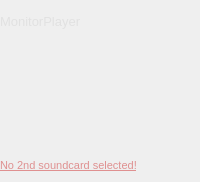
            <widget class="QFrame" name="fraMonitorDown">
             <property name="frameShape">
              <enum>QFrame::Shape::NoFrame</enum>
             </property>
             <property name="frameShadow">
              <enum>QFrame::Shadow::Raised</enum>
             </property>
             <layout class="QVBoxLayout" name="verticalLayout_4">
              <property name="spacing">
               <number>0</number>
              </property>
              <property name="leftMargin">
               <number>0</number>
              </property>
              <property name="topMargin">
               <number>0</number>
              </property>
              <property name="rightMargin">
               <number>0</number>
              </property>
              <property name="bottomMargin">
               <number>0</number>
              </property>
              <item>
               <widget class="QLabel" name="lblMonitorArtist">
                <property name="font">
                 <font>
                  <bold>true</bold>
                 </font>
                </property>
                <property name="text">
                 <string/>
                </property>
               </widget>
              </item>
              <item>
               <widget class="QLabel" name="lblMonitorTrack">
                <property name="palette">
                 <palette>
                  <active>
                   <colorrole role="WindowText">
                    <brush brushstyle="SolidPattern">
                     <color alpha="255">
                      <red>225</red>
                      <green>225</green>
                      <blue>225</blue>
                     </color>
                    </brush>
                   </colorrole>
                   <colorrole role="Button">
                    <brush brushstyle="RadialGradientPattern">
                     <gradient centralx="0.500000000000000" centraly="-1.800000000000000" focalx="0.500000000000000" focaly="0.000000000000000" radius="2.000000000000000" type="RadialGradient" spread="PadSpread" coordinatemode="ObjectBoundingMode">
                      <gradientstop position="0.000000000000000">
                       <color alpha="255">
                        <red>154</red>
                        <green>169</green>
                        <blue>190</blue>
                       </color>
                      </gradientstop>
                      <gradientstop position="1.000000000000000">
                       <color alpha="255">
                        <red>41</red>
                        <green>56</green>
                        <blue>89</blue>
                       </color>
                      </gradientstop>
                     </gradient>
                    </brush>
                   </colorrole>
                   <colorrole role="Text">
                    <brush brushstyle="SolidPattern">
                     <color alpha="255">
                      <red>225</red>
                      <green>225</green>
                      <blue>225</blue>
                     </color>
                    </brush>
                   </colorrole>
                   <colorrole role="ButtonText">
                    <brush brushstyle="SolidPattern">
                     <color alpha="255">
                      <red>225</red>
                      <green>225</green>
                      <blue>225</blue>
                     </color>
                    </brush>
                   </colorrole>
                   <colorrole role="Base">
                    <brush brushstyle="RadialGradientPattern">
                     <gradient centralx="0.500000000000000" centraly="-1.800000000000000" focalx="0.500000000000000" focaly="0.000000000000000" radius="2.000000000000000" type="RadialGradient" spread="PadSpread" coordinatemode="ObjectBoundingMode">
                      <gradientstop position="0.000000000000000">
                       <color alpha="255">
                        <red>154</red>
                        <green>169</green>
                        <blue>190</blue>
                       </color>
                      </gradientstop>
                      <gradientstop position="1.000000000000000">
                       <color alpha="255">
                        <red>41</red>
                        <green>56</green>
                        <blue>89</blue>
                       </color>
                      </gradientstop>
                     </gradient>
                    </brush>
                   </colorrole>
                   <colorrole role="Window">
                    <brush brushstyle="RadialGradientPattern">
                     <gradient centralx="0.500000000000000" centraly="-1.800000000000000" focalx="0.500000000000000" focaly="0.000000000000000" radius="2.000000000000000" type="RadialGradient" spread="PadSpread" coordinatemode="ObjectBoundingMode">
                      <gradientstop position="0.000000000000000">
                       <color alpha="255">
                        <red>154</red>
                        <green>169</green>
                        <blue>190</blue>
                       </color>
                      </gradientstop>
                      <gradientstop position="1.000000000000000">
                       <color alpha="255">
                        <red>41</red>
                        <green>56</green>
                        <blue>89</blue>
                       </color>
                      </gradientstop>
                     </gradient>
                    </brush>
                   </colorrole>
                   <colorrole role="PlaceholderText">
                    <brush brushstyle="SolidPattern">
                     <color alpha="128">
                      <red>225</red>
                      <green>225</green>
                      <blue>225</blue>
                     </color>
                    </brush>
                   </colorrole>
                  </active>
                  <inactive>
                   <colorrole role="WindowText">
                    <brush brushstyle="SolidPattern">
                     <color alpha="255">
                      <red>225</red>
                      <green>225</green>
                      <blue>225</blue>
                     </color>
                    </brush>
                   </colorrole>
                   <colorrole role="Button">
                    <brush brushstyle="RadialGradientPattern">
                     <gradient centralx="0.500000000000000" centraly="-1.800000000000000" focalx="0.500000000000000" focaly="0.000000000000000" radius="2.000000000000000" type="RadialGradient" spread="PadSpread" coordinatemode="ObjectBoundingMode">
                      <gradientstop position="0.000000000000000">
                       <color alpha="255">
                        <red>154</red>
                        <green>169</green>
                        <blue>190</blue>
                       </color>
                      </gradientstop>
                      <gradientstop position="1.000000000000000">
                       <color alpha="255">
                        <red>41</red>
                        <green>56</green>
                        <blue>89</blue>
                       </color>
                      </gradientstop>
                     </gradient>
                    </brush>
                   </colorrole>
                   <colorrole role="Text">
                    <brush brushstyle="SolidPattern">
                     <color alpha="255">
                      <red>225</red>
                      <green>225</green>
                      <blue>225</blue>
                     </color>
                    </brush>
                   </colorrole>
                   <colorrole role="ButtonText">
                    <brush brushstyle="SolidPattern">
                     <color alpha="255">
                      <red>225</red>
                      <green>225</green>
                      <blue>225</blue>
                     </color>
                    </brush>
                   </colorrole>
                   <colorrole role="Base">
                    <brush brushstyle="RadialGradientPattern">
                     <gradient centralx="0.500000000000000" centraly="-1.800000000000000" focalx="0.500000000000000" focaly="0.000000000000000" radius="2.000000000000000" type="RadialGradient" spread="PadSpread" coordinatemode="ObjectBoundingMode">
                      <gradientstop position="0.000000000000000">
                       <color alpha="255">
                        <red>154</red>
                        <green>169</green>
                        <blue>190</blue>
                       </color>
                      </gradientstop>
                      <gradientstop position="1.000000000000000">
                       <color alpha="255">
                        <red>41</red>
                        <green>56</green>
                        <blue>89</blue>
                       </color>
                      </gradientstop>
                     </gradient>
                    </brush>
                   </colorrole>
                   <colorrole role="Window">
                    <brush brushstyle="RadialGradientPattern">
                     <gradient centralx="0.500000000000000" centraly="-1.800000000000000" focalx="0.500000000000000" focaly="0.000000000000000" radius="2.000000000000000" type="RadialGradient" spread="PadSpread" coordinatemode="ObjectBoundingMode">
                      <gradientstop position="0.000000000000000">
                       <color alpha="255">
                        <red>154</red>
                        <green>169</green>
                        <blue>190</blue>
                       </color>
                      </gradientstop>
                      <gradientstop position="1.000000000000000">
                       <color alpha="255">
                        <red>41</red>
                        <green>56</green>
                        <blue>89</blue>
                       </color>
                      </gradientstop>
                     </gradient>
                    </brush>
                   </colorrole>
                   <colorrole role="PlaceholderText">
                    <brush brushstyle="SolidPattern">
                     <color alpha="128">
                      <red>225</red>
                      <green>225</green>
                      <blue>225</blue>
                     </color>
                    </brush>
                   </colorrole>
                  </inactive>
                  <disabled>
                   <colorrole role="WindowText">
                    <brush brushstyle="SolidPattern">
                     <color alpha="255">
                      <red>225</red>
                      <green>225</green>
                      <blue>225</blue>
                     </color>
                    </brush>
                   </colorrole>
                   <colorrole role="Button">
                    <brush brushstyle="RadialGradientPattern">
                     <gradient centralx="0.500000000000000" centraly="-1.800000000000000" focalx="0.500000000000000" focaly="0.000000000000000" radius="2.000000000000000" type="RadialGradient" spread="PadSpread" coordinatemode="ObjectBoundingMode">
                      <gradientstop position="0.000000000000000">
                       <color alpha="255">
                        <red>154</red>
                        <green>169</green>
                        <blue>190</blue>
                       </color>
                      </gradientstop>
                      <gradientstop position="1.000000000000000">
                       <color alpha="255">
                        <red>41</red>
                        <green>56</green>
                        <blue>89</blue>
                       </color>
                      </gradientstop>
                     </gradient>
                    </brush>
                   </colorrole>
                   <colorrole role="Text">
                    <brush brushstyle="SolidPattern">
                     <color alpha="255">
                      <red>225</red>
                      <green>225</green>
                      <blue>225</blue>
                     </color>
                    </brush>
                   </colorrole>
                   <colorrole role="ButtonText">
                    <brush brushstyle="SolidPattern">
                     <color alpha="255">
                      <red>225</red>
                      <green>225</green>
                      <blue>225</blue>
                     </color>
                    </brush>
                   </colorrole>
                   <colorrole role="Base">
                    <brush brushstyle="RadialGradientPattern">
                     <gradient centralx="0.500000000000000" centraly="-1.800000000000000" focalx="0.500000000000000" focaly="0.000000000000000" radius="2.000000000000000" type="RadialGradient" spread="PadSpread" coordinatemode="ObjectBoundingMode">
                      <gradientstop position="0.000000000000000">
                       <color alpha="255">
                        <red>154</red>
                        <green>169</green>
                        <blue>190</blue>
                       </color>
                      </gradientstop>
                      <gradientstop position="1.000000000000000">
                       <color alpha="255">
                        <red>41</red>
                        <green>56</green>
                        <blue>89</blue>
                       </color>
                      </gradientstop>
                     </gradient>
                    </brush>
                   </colorrole>
                   <colorrole role="Window">
                    <brush brushstyle="RadialGradientPattern">
                     <gradient centralx="0.500000000000000" centraly="-1.800000000000000" focalx="0.500000000000000" focaly="0.000000000000000" radius="2.000000000000000" type="RadialGradient" spread="PadSpread" coordinatemode="ObjectBoundingMode">
                      <gradientstop position="0.000000000000000">
                       <color alpha="255">
                        <red>154</red>
                        <green>169</green>
                        <blue>190</blue>
                       </color>
                      </gradientstop>
                      <gradientstop position="1.000000000000000">
                       <color alpha="255">
                        <red>41</red>
                        <green>56</green>
                        <blue>89</blue>
                       </color>
                      </gradientstop>
                     </gradient>
                    </brush>
                   </colorrole>
                   <colorrole role="PlaceholderText">
                    <brush brushstyle="SolidPattern">
                     <color alpha="128">
                      <red>225</red>
                      <green>225</green>
                      <blue>225</blue>
                     </color>
                    </brush>
                   </colorrole>
                  </disabled>
                 </palette>
                </property>
                <property name="font">
                 <font>
                  <pointsize>10</pointsize>
                 </font>
                </property>
                <property name="styleSheet">
                 <string notr="true"/>
                </property>
                <property name="text">
                 <string>MonitorPlayer</string>
                </property>
                <property name="alignment">
                 <set>Qt::AlignmentFlag::AlignLeading|Qt::AlignmentFlag::AlignLeft|Qt::AlignmentFlag::AlignTop</set>
                </property>
                <property name="wordWrap">
                 <bool>true</bool>
                </property>
                <property name="margin">
                 <number>0</number>
                </property>
               </widget>
              </item>
              <item>
               <widget class="QLabel" name="pixMonitorCover">
                <property name="minimumSize">
                 <size>
                  <width>120</width>
                  <height>120</height>
                 </size>
                </property>
                <property name="maximumSize">
                 <size>
                  <width>120</width>
                  <height>120</height>
                 </size>
                </property>
                <property name="scaledContents">
                 <bool>true</bool>
                </property>
               </widget>
              </item>
              <item>
               <widget class="QLabel" name="lblSoundcard">
                <property name="sizePolicy">
                 <sizepolicy hsizetype="Preferred" vsizetype="Preferred">
                  <horstretch>0</horstretch>
                  <verstretch>0</verstretch>
                 </sizepolicy>
                </property>
                <property name="minimumSize">
                 <size>
                  <width>0</width>
                  <height>33</height>
                 </size>
                </property>
                <property name="maximumSize">
                 <size>
                  <width>16777215</width>
                  <height>35</height>
                 </size>
                </property>
                <property name="text">
                 <string>&lt;!DOCTYPE HTML PUBLIC &quot;-//W3C//DTD HTML 4.0//EN&quot; &quot;http://www.w3.org/TR/REC-html40/strict.dtd&quot;&gt;
&lt;html&gt;&lt;head&gt;&lt;meta name=&quot;qrichtext&quot; content=&quot;1&quot; /&gt;&lt;style type=&quot;text/css&quot;&gt;
p, li { white-space: pre-wrap; }
&lt;/style&gt;&lt;/head&gt;&lt;body style=&quot; font-size:8.25pt; font-weight:400; font-style:normal;&quot;&gt;
&lt;p style=&quot; margin-top:0px; margin-bottom:0px; margin-left:0px; margin-right:0px; -qt-block-indent:0; text-indent:0px;&quot;&gt;&lt;a href=&quot;settings&quot;&gt;&lt;span style=&quot; font-size:8pt; color:#df9090;&quot;&gt;No 2nd soundcard selected!&lt;/span&gt;&lt;/a&gt;&lt;/p&gt;&lt;/body&gt;&lt;/html&gt;</string>
                </property>
                <property name="wordWrap">
                 <bool>true</bool>
                </property>
               </widget>
              </item>
             </layout>
            </widget>
